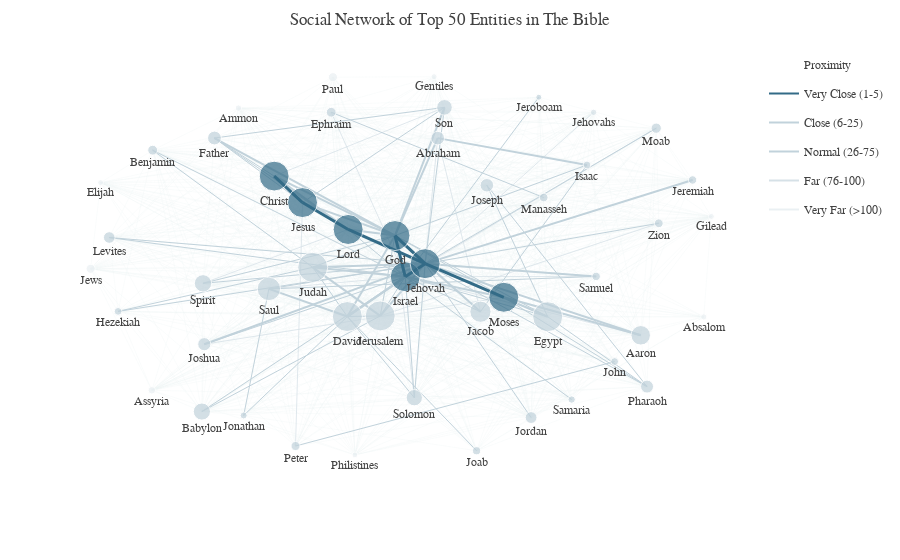

Notebook code for this chart:
### Markdown cell above
### The Social Network

Having defined the vertices and edges, we are now equipped to construct the network.

### Code cell
# Construct the Graph
G = nx.Graph()
G.add_nodes_from(w for w,_ in vertices.items())
sorted_vertices = sorted(vertices.items(), key=operator.itemgetter(1), reverse = True)

G.add_weighted_edges_from((k[0], k[1], v) for k, v in intimacies.items())
nx.set_edge_attributes(G, values=proximities, name="proximity")

# ---------------- Derive Additional information About the Graph -----------------

# Save their Proximity To God
to_god = {}
for k,_ in vertices.items():
    try:
        to_god[k] = nx.dijkstra_path_length(G,k,"God","proximity")
    except nx.NetworkXNoPath:
        to_god[k] = math.inf
        pass
nx.set_node_attributes(G, name='to_god', values=to_god)

# Save Their Degree of Connectivity (Normalized to One With the Highest Degree)
connectivity_max = max(G.degree(G.nodes()), key = lambda t : t[1])[1]
connectivities = dict((k, 100. * G.degree(k) / connectivity_max) for k,_ in vertices.items())
nx.set_node_attributes(G, name="connectivity", values=connectivities)

############################### Plotly Construction ###########################

# For illustrative purposes, let us show only the top 50 entities
n_show = 50
sub_G = G.subgraph(n for n, _ in sorted_vertices[:n_show])

pos = nx.spring_layout(sub_G, k=3.0)

############################### Prepare Vertices ##############################

# Construct Vertices Information for Plotly
v_plotly = {}
for node in sub_G.nodes():
    
    # Create Hover Text
    top_edges = sorted(G[node].items(),key=lambda v: v[1]["proximity"])[:5]
    p_to_god = G.node[node]["to_god"]
    outreach = G.node[node]["connectivity"]
    hovertext = "<b>Name: </b>{}<br>".format(node) + \
                "<b>Proximity to God:</b> {:.0f}<br>".format(p_to_god) + \
                "<b>Influence:</b> {:.0f}%<br>".format(outreach) + \
                "<b>Closest Neighbors (and Proximity):</b><br>" + \
                "<br>".join("{} ({:.0f})".format(e[0], e[1]["proximity"]) for e in top_edges)
    
    v_plotly[node] = {
        "x": pos[node][0],
        "y": pos[node][1],
        "size": min(vertices[node] / 500. * 30.,30),
        "color": _d.fade_color(_d.txt_color,0.3),
        "hovertext": hovertext,
        "rank": 9999 # To determine which color to be plotted
    }

############################### Prepare Edges ##############################
e_plotly = {}

# Define Edge Groups for Plotly
edge_groups = OrderedDict([
    ("Very Close (1-5)", {
        "range": [1, 5],
        "color": _d.get_color(0),
        "linew": 3.
    }),
    ("Close (6-25)", {
        "range": [6, 25],
        "color": _d.fade_color(_d.get_color(0),0.3),
        "linew": 2.
    }),
    ("Normal (26-75)", {
        "range": [26, 75],
        "color": _d.fade_color(_d.get_color(0),0.2),
        "linew": 1.
    }),
    ("Far (76-100)", {
        "range": [76, 100],
        "color": _d.fade_color(_d.get_color(0),0.1),
        "linew": 0.75       
    }),
    ("Very Far (>100)", {
        "range": [101, math.inf],
        "color": _d.fade_color(_d.get_color(0),0.1),
        "linew": 0.25       
    })
])

def find_edge_group_item(proximity):
    for k, v in edge_groups.items():
        l_b, u_b = v["range"]
        if l_b <= proximity and proximity <= u_b:         
            return (k, v)
        
# Construct Edges for Plotly
for edge in sub_G.edges():
    
    # Get Distance and Group
    proximity = int(G[edge[0]][edge[1]]["proximity"])
    g_name, g_attrs = find_edge_group_item(proximity)
    
    # Positions
    x0, y0 = pos[edge[0]]
    x1, y1 = pos[edge[1]]
    
    e_plotly[edge[0] + "-" + edge[1]] = {
        "nodes" : [edge[0], edge[1]],
        "x": [x0, x1],
        "y": [y0, y1],
        "group": g_name,
        "color": g_attrs["color"],
        "linewidth": g_attrs["linew"],
        "proximity": proximity
    }
    
    # Update Information on Vertices End
    v_plotly[edge[0]]["rank"] = min(proximity, v_plotly[edge[0]]["rank"])
    v_plotly[edge[1]]["rank"] = min(proximity, v_plotly[edge[1]]["rank"])
  

# Update Vertices Color Based on Ranking
for k, v in v_plotly.items():
    _, g_attr = find_edge_group_item(v["rank"])
    v["color"] = g_attr["color"]

############################### Draw Elements ##############################
# Create Elements For Plotly
data = []

# Edges First So That Vertices Are In Front of Nodes
for k,v in sorted(e_plotly.items(), key=lambda e: e[1]["proximity"], reverse=True):
    data.append(py_go.Scatter(
        mode="lines",
        line=py_go.Line(
            width=v["linewidth"],
            color=v["color"]
        ),
        
        x=v["x"],
        y=v["y"],
        
        legendgroup=v["group"],
        showlegend = False,
        
        hoverinfo="none"
    ))
    
# Vertices Next
data.append(py_go.Scatter(
    mode='markers+text',
    marker=py_go.Marker(
        color=[v["color"] for _,v in v_plotly.items()],
        size=[v["size"] for _,v in v_plotly.items()]),
    textposition='bottom',
    
    x=[v["x"] for _,v in v_plotly.items()],
    y=[v["y"] for _,v in v_plotly.items()],
    text=[k for k in v_plotly.keys()],
    
    showlegend = False,
    
    hoverinfo='text',
    hovertext= [v["hovertext"] for _,v in v_plotly.items()]
))

# Append Legends
data.append(py_go.Scatter(
                name="Proximity",
                mode="none",
                x = [0,0], y = [0,0],

                showlegend = True,

                hoverinfo="none"
            ))

data.extend([ py_go.Scatter(
                name=k,
                mode="lines",
                line=py_go.Line(
                    color=v["color"]
                ),        
                x = [0,0], y = [0,0],

                legendgroup = k,
                showlegend = True,
    
                hoverinfo="none"
            ) for k, v in edge_groups.items() ])  

# Layouts
layout = py_go.Layout(_d.py_layout)
layout["title"] = "Social Network of Top " + str(n_show) + " Entities in The Bible"
layout["hovermode"]='closest'
layout["xaxis"] = py_go.XAxis(showgrid=False, zeroline=False, showticklabels=False)
layout["yaxis"] = py_go.YAxis(showgrid=False, zeroline=False, showticklabels=False)
fig = py_go.Figure(data=data,layout=layout)

py.iplot(fig, config=_d.py_config)
